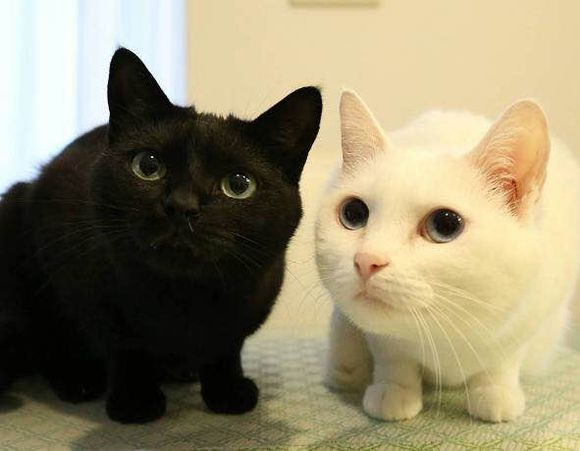
#> input picture lab9/code/lab9_1/2cat.jpg, 580 x 451 px, found by its file name
$ python surf.py ../../lab9/code/lab9_1/2cat.jpg ../../lab9/code/lab9_1/2cat.jpg   (older library calls are emulated)
#> lines starting #> are read from the running program, lines starting #| are printed output that depends on the picture
### final/code/utils.py
import cv2
import numpy as np

# [12 lines left out: function contours, not called in this run]

def surf(img1, img2):
    img2 = cv2.resize(img2, img1.shape[::-1])
    surf = cv2.xfeatures2d.SURF_create(6400)
    kp1, des1 = surf.detectAndCompute(img1, None)
    kp2, des2 = surf.detectAndCompute(img2, None)

    matched = []
    bf = cv2.BFMatcher()

    matches1 = bf.knnMatch(des1, des2, k=2)
    for m, n in matches1:
        if m.distance < 0.8 * n.distance:
            matched.append([m])

    matches2 = bf.knnMatch(des2, des1, k=2)
    for m, n in matches2:
        if m.distance < 0.8 * n.distance:
            matched.append([m])

    '''
    img1 = cv2.drawKeypoints(img1, kp1, None, (255, 0, 0), 4)
    img2 = cv2.drawKeypoints(img2, kp2, None, (255, 0, 0), 4)
    cv2.imshow(file1, img1)
    cv2.imshow(file2, img2)
    cv2.waitKey(0)
    cv2.destroyAllWindows()
    '''
    return len(matched) / (len(matches1) + len(matches2))

### final/code/surf.py
#!/usr/bin/python3
import cv2
import sys
import config
from utils import surf

path = config.DIR['contours']
file1 = sys.argv[1]
file2 = sys.argv[2]

img1 = cv2.imread(path + file1, 0)
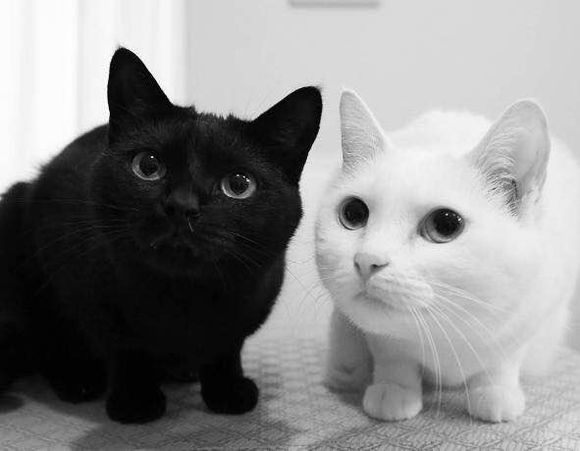
#> img1: shape (451, 580); min 0, max 255, mean 137.4
img2 = cv2.imread(path + file2, 0)

#> (the run stopped early here; a loop or call above may not have finished)
